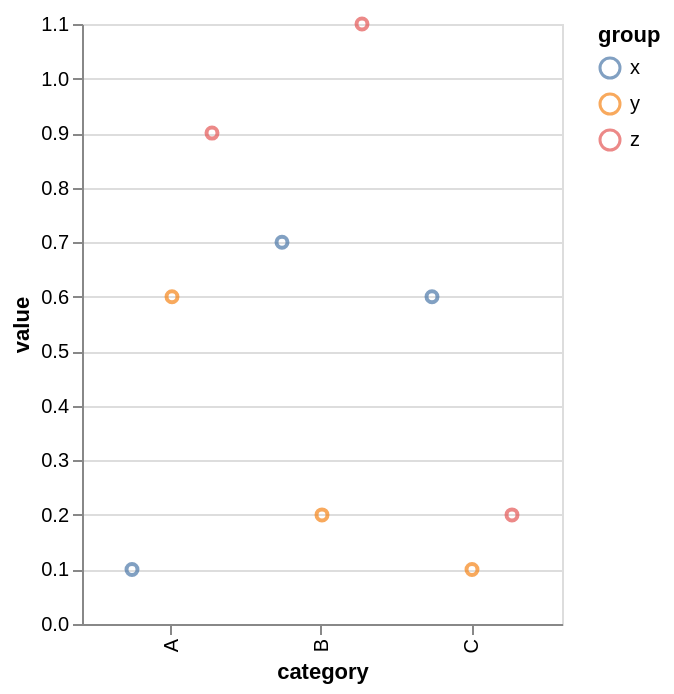

Express this chart as Vega-Lite.
### Vega specification from a JSON file in a GitHub repository (floating-point values rounded to 4 significant figures)
{"$schema": "https://vega.github.io/schema/vega/v6.json", "background": "white", "padding": 5, "height": 300, "style": "cell", "data": [{"name": "source_0", "values": [{"category": "A", "group": "x", "value": 0.1}, {"category": "A", "group": "y", "value": 0.6}, {"category": "A", "group": "z", "value": 0.9}, {"category": "B", "group": "x", "value": 0.7}, {"category": "B", "group": "y", "value": 0.2}, {"category": "B", "group": "z", "value": 1.1}, {"category": "C", "group": "x", "value": 0.6}, {"category": "C", "group": "y", "value": 0.1}, {"category": "C", "group": "z", "value": 0.2}]}, {"name": "data_0", "source": "source_0", "transform": [{"type": "filter", "expr": "isValid(datum[\"value\"]) && isFinite(+datum[\"value\"])"}]}], "signals": [{"name": "x_step", "update": "20 * domain('xOffset').length / (1-0.2)"}, {"name": "width", "update": "bandspace(domain('x').length, 0.2, 0.2) * x_step"}], "marks": [{"name": "marks", "type": "symbol", "style": ["point"], "from": {"data": "data_0"}, "encode": {"update": {"opacity": {"value": 0.7}, "fill": {"value": "transparent"}, "stroke": {"scale": "color", "field": "group"}, "ariaRoleDescription": {"value": "point"}, "description": {"signal": "\"category: \" + (isValid(datum[\"category\"]) ? datum[\"category\"] : \"\"+datum[\"category\"]) + \"; value: \" + (format(datum[\"value\"], \"\")) + \"; group: \" + (isValid(datum[\"group\"]) ? datum[\"group\"] : \"\"+datum[\"group\"])"}, "x": {"scale": "x", "field": "category", "offset": {"scale": "xOffset", "field": "group"}}, "y": {"scale": "y", "field": "value"}}}}], "scales": [{"name": "x", "type": "band", "domain": {"data": "data_0", "field": "category", "sort": true}, "range": {"step": {"signal": "x_step"}}, "paddingInner": 0.2, "paddingOuter": 0.2}, {"name": "y", "type": "linear", "domain": {"data": "data_0", "field": "value"}, "range": [{"signal": "height"}, 0], "nice": true, "zero": true}, {"name": "xOffset", "type": "point", "domain": {"data": "data_0", "field": "group", "sort": true}, "range": {"step": 20}, "paddingOuter": 0.5}, {"name": "color", "type": "ordinal", "domain": {"data": "data_0", "field": "group", "sort": true}, "range": "category"}], "axes": [{"scale": "y", "orient": "left", "gridScale": "x", "grid": true, "tickCount": {"signal": "ceil(height/40)"}, "domain": false, "labels": false, "aria": false, "maxExtent": 0, "minExtent": 0, "ticks": false, "zindex": 0}, {"scale": "x", "orient": "bottom", "grid": false, "title": "category", "labelAlign": "right", "labelAngle": 270, "labelBaseline": "middle", "zindex": 0}, {"scale": "y", "orient": "left", "grid": false, "title": "value", "labelOverlap": true, "tickCount": {"signal": "ceil(height/40)"}, "zindex": 0}], "legends": [{"stroke": "color", "symbolType": "circle", "title": "group", "encode": {"symbols": {"update": {"fill": {"value": "transparent"}, "opacity": {"value": 0.7}}}}}]}
